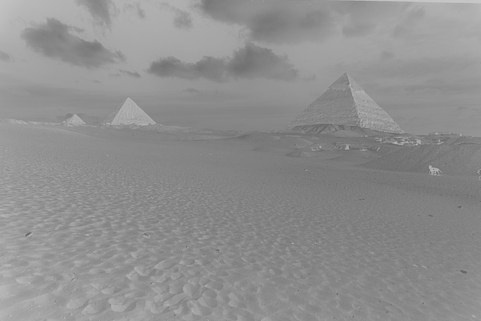
#> input picture image_processing/images/pyramid_low_contrast.jpg, 481 x 321 px
$ python exercise1_main.py
#> lines starting #> are read from the running program, lines starting #| are printed output that depends on the picture
### image_processing/contrast_stretch.py
def contrast_stretch(img, r_min, r_max):
    # Linear contrast stretching
    vmax = 0
    vmin = 255
    stretched_img = (img - r_min) * ((vmax - vmin) / (r_max - r_min)) + vmin
    return stretched_img

### image_processing/equalize_histogram.py
from calculate_histogram import calculate_histogram
import numpy as np

def equalize_histogram(img):
    r_min = np.min(img)
    r_max = np.max(img)
    bin_count = 32   # number of bins for histogram
    bin_size = (r_max - r_min + 1) // bin_count  # size of each bin
    counts, dist, bin_edges = calculate_histogram(img, bins=bin_count)
    cdf = dist.cumsum()  # cumulative distribution function
    new_img = np.zeros_like(img)
    # Map each pixel value to its equalized value using the CDF
    for i in range(img.shape[0]):
        for j in range(img.shape[1]):
            old_value = img[i, j]
            # Find the bin index for the current pixel value using bin edges
            bin_index = np.digitize(old_value, bin_edges)
            bin_index = np.clip(bin_index, 0, len(cdf) - 1)
            # Map to new value using CDF (scale to 0-255 range)
            new_img[i, j] = int(cdf[bin_index] * 255)
    return new_img

### image_processing/calculate_histogram.py
import numpy as np

def calculate_histogram(img, bins):
    # Flatten the image to 1D array
    flat_img = img.flatten()

    # Calculate histogram
    counts, bin_edges = np.histogram(flat_img, bins=bins)

    # Calculate normalized histogram (probability distribution)
    dist = counts / np.sum(counts)
    return counts, dist, bin_edges

### image_processing/exercise1_main.py
import cv2
import numpy as np
import matplotlib.pyplot as plt
from equalize_histogram import equalize_histogram
from contrast_stretch import contrast_stretch

def plot_images(original_img, contrast_stretched_img, histogram_equalized_img):
    plt.figure(figsize=(12, 5))
    plt.subplot(1, 3, 1)
    plt.imshow(original_img, cmap='gray', vmin=0, vmax=255)
    plt.title('Original Image')
    plt.axis('off')

    plt.subplot(1, 3, 2)
    plt.imshow(contrast_stretched_img, cmap='gray', vmin=0, vmax=255)
    plt.title('Contrast Stretched Image')
    plt.axis('off')

    plt.subplot(1, 3, 3)
    plt.imshow(histogram_equalized_img, cmap='gray', vmin=0, vmax=255)
    plt.title('Histogram Equalized Image')
    plt.axis('off')

    plt.tight_layout()
    plt.savefig('intensity_transform_hist_comparison_plot.png', dpi=300, bbox_inches='tight')
    plt.show()

if __name__ == "__main__":
    # Read image
    img = cv2.imread('images/pyramid_low_contrast.jpg', cv2.IMREAD_GRAYSCALE)
#> img is the input picture: shape (321, 481); min 99, max 200, mean 143.1

    # Get min and max values from the image
    r_min = np.min(img)
#> r_min = 99
    r_max = np.max(img)
#> r_max = 200
    print(f"Min pixel value: {r_min}, Max pixel value: {r_max}")
#| Min pixel value: 99, Max pixel value: 200
    # Apply contrast stretching
    stretched_img = contrast_stretch(img, r_min, r_max)
#> in contrast_stretch, `stretched_img = (img - r_min) * ((vmax - vmin) / (r_max - r_min)) + vmin`:
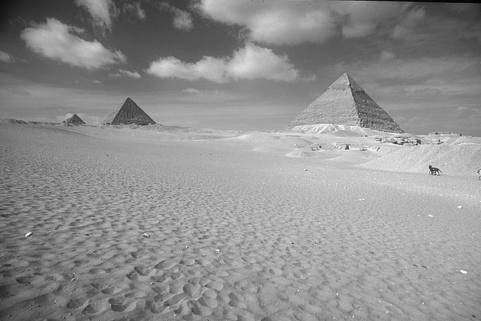
#> stretched_img: shape (321, 481) float64; min 0, max 255, mean 143.7

    # Apply histogram equalization for comparison
    equalized_img = equalize_histogram(img)
#> in equalize_histogram, `r_min = np.min(img)`: r_min = 99
#> in equalize_histogram, `r_max = np.max(img)`: r_max = 200
#> in equalize_histogram, `bin_size = (r_max - r_min + 1) // bin_count`: bin_size = 3
#> in calculate_histogram, `counts, bin_edges = np.histogram(flat_img, bins=bins)`: counts = 32 values, max 16114 at index 12, min 15 at index 0, mean 4825; bin_edges = 33 values from 99 to 200
#> in calculate_histogram, `dist = counts / np.sum(counts)`: dist = 32 values, max 0.104 at index 12, min 9.71e-05 at index 0, mean 0.0312
#> in equalize_histogram, `counts, dist, bin_edges = calculate_histogram(img, bins=bin_count)`: bin_edges = 33 values from 99 to 200
#> in equalize_histogram, `cdf = dist.cumsum()`: cdf = 32 values from 9.71e-05 to 1
#> after the loop in equalize_histogram, `for i in range(img.shape[0]):`:
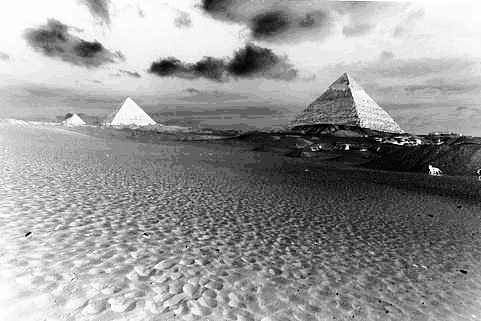
#> new_img: shape (321, 481); min 0, max 254, mean 150.6
    # equalized_img = cv2.equalizeHist(img)
    # Save the stretched image
    # cv2.imwrite('images/pyramid_stretched.jpg', stretched_img.astype(np.uint8))

    # Plot original, stretched, and equalized images
    plot_images(img, stretched_img, equalized_img)
#> in plot_images, `plt.savefig('intensity_transform_hist_comparison_plot.png', dpi=300, b..`:
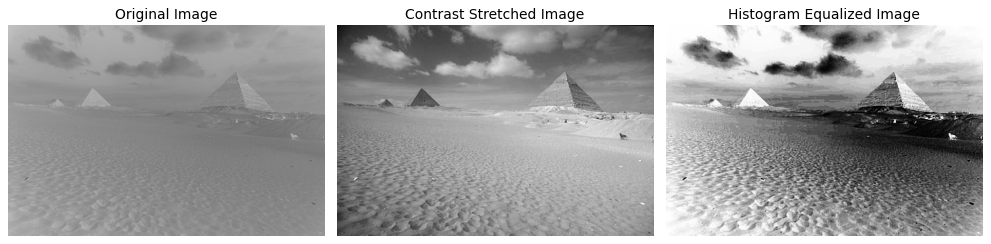
#> figure drawn by matplotlib, 3 panels

$ run again, with image_processing/images/pyramid.jpg copied over image_processing/images/pyramid_low_contrast.jpg
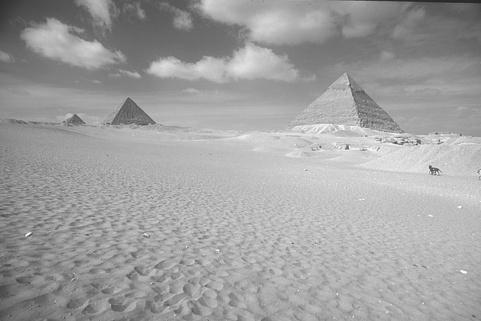
#> input picture image_processing/images/pyramid.jpg, 481 x 321 px
#> img is the input picture: shape (321, 481); min 37, max 255, mean 160
#> `r_min = np.min(img)`: r_min = 37
#> `r_max = np.max(img)`: r_max = 255
#| Min pixel value: 37, Max pixel value: 255
#> in contrast_stretch, `stretched_img = (img - r_min) * ((vmax - vmin) / (r_max - r_min)) + vmin`:
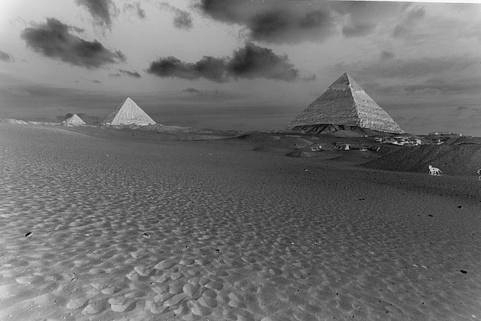
#> stretched_img: shape (321, 481) float64; min 0, max 255, mean 111.1
#> in equalize_histogram, `r_min = np.min(img)`: r_min = 37
#> in equalize_histogram, `r_max = np.max(img)`: r_max = 255
#> bin_size = 6
#> in calculate_histogram, `counts, bin_edges = np.histogram(flat_img, bins=bins)`: counts = 32 values, max 14256 at index 20, min 17 at index 31, mean 4825; bin_edges = 33 values from 37 to 255
#> in calculate_histogram, `dist = counts / np.sum(counts)`: dist = 32 values, max 0.0923 at index 20, min 0.00011 at index 31, mean 0.0312
#> in equalize_histogram, `counts, dist, bin_edges = calculate_histogram(img, bins=bin_count)`: bin_edges = 33 values from 37 to 255
#> cdf = 32 values from 0.000622 to 1
#> in plot_images, `plt.savefig('intensity_transform_hist_comparison_plot.png', dpi=300, b..`:
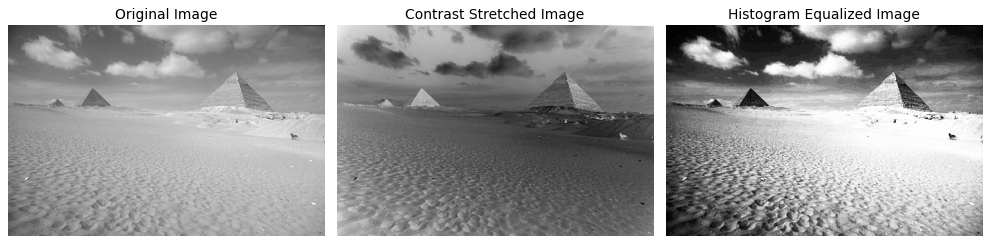
#> figure drawn by matplotlib, 3 panels
